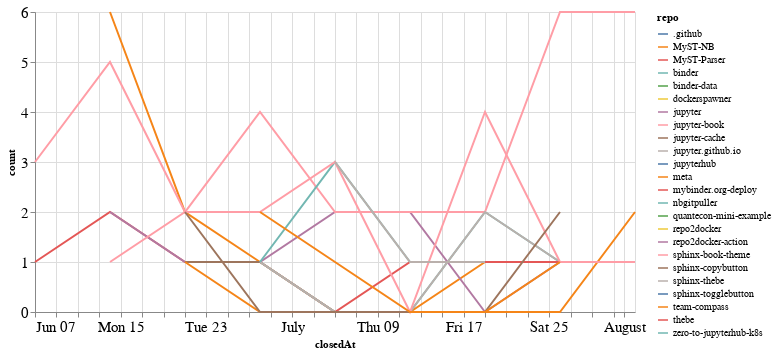

The notebook cell saved with this chart:
### Code cell
closed_by_time = closed_by.groupby('repo').resample('W', on='closedAt').count()['author'].reset_index()
closed_by_time = closed_by_time.rename(columns={'author': 'count'})

alt.Chart(closed_by_time, width=600).mark_line().encode(
    x='closedAt',
    y='count',
    color='repo',
    tooltip="repo"
)

### Figure 1 — Vega-Lite specification as saved in the notebook (floating-point values rounded to 4 significant figures)
{"config": {"axisLeft": {"labelFontSize": 15}, "axisBottom": {"labelFontSize": 15}}, "data": {"name": "data-9ec245bac4c55b40e5d126da391b94a8"}, "mark": "line", "encoding": {"color": {"type": "nominal", "field": "repo"}, "tooltip": {"type": "nominal", "field": "repo"}, "x": {"type": "temporal", "field": "closedAt"}, "y": {"type": "quantitative", "field": "count"}}, "width": 600, "$schema": "https://vega.github.io/schema/vega-lite/v4.8.1.json", "datasets": {"data-9ec245bac4c55b40e5d126da391b94a8": [{"repo": ".github", "closedAt": "2020-07-05T00:00:00", "count": 1}, {"repo": "MyST-NB", "closedAt": "2020-06-14T00:00:00", "count": 6}, {"repo": "MyST-NB", "closedAt": "2020-06-21T00:00:00", "count": 2}, {"repo": "MyST-NB", "closedAt": "2020-06-28T00:00:00", "count": 1}, {"repo": "MyST-NB", "closedAt": "2020-07-05T00:00:00", "count": 0}, {"repo": "MyST-NB", "closedAt": "2020-07-12T00:00:00", "count": 0}, {"repo": "MyST-NB", "closedAt": "2020-07-19T00:00:00", "count": 1}, {"repo": "MyST-Parser", "closedAt": "2020-06-07T00:00:00", "count": 1}, {"repo": "MyST-Parser", "closedAt": "2020-06-14T00:00:00", "count": 2}, {"repo": "MyST-Parser", "closedAt": "2020-06-21T00:00:00", "count": 1}, {"repo": "MyST-Parser", "closedAt": "2020-06-28T00:00:00", "count": 1}, {"repo": "MyST-Parser", "closedAt": "2020-07-05T00:00:00", "count": 0}, {"repo": "MyST-Parser", "closedAt": "2020-07-12T00:00:00", "count": 1}, {"repo": "MyST-Parser", "closedAt": "2020-07-19T00:00:00", "count": 1}, {"repo": "binder", "closedAt": "2020-06-28T00:00:00", "count": 1}, {"repo": "binder", "closedAt": "2020-07-05T00:00:00", "count": 0}, {"repo": "binder", "closedAt": "2020-07-12T00:00:00", "count": 0}, {"repo": "binder", "closedAt": "2020-07-19T00:00:00", "count": 2}, {"repo": "binder", "closedAt": "2020-07-26T00:00:00", "count": 1}, {"repo": "binder-data", "closedAt": "2020-06-21T00:00:00", "count": 1}, {"repo": "dockerspawner", "closedAt": "2020-06-28T00:00:00", "count": 2}, {"repo": "jupyter", "closedAt": "2020-06-14T00:00:00", "count": 2}, {"repo": "jupyter", "closedAt": "2020-06-21T00:00:00", "count": 1}, {"repo": "jupyter", "closedAt": "2020-06-28T00:00:00", "count": 1}, {"repo": "jupyter", "closedAt": "2020-07-05T00:00:00", "count": 2}, {"repo": "jupyter", "closedAt": "2020-07-12T00:00:00", "count": 2}, {"repo": "jupyter", "closedAt": "2020-07-19T00:00:00", "count": 0}, {"repo": "jupyter", "closedAt": "2020-07-26T00:00:00", "count": 1}, {"repo": "jupyter-book", "closedAt": "2020-06-07T00:00:00", "count": 3}, {"repo": "jupyter-book", "closedAt": "2020-06-14T00:00:00", "count": 5}, {"repo": "jupyter-book", "closedAt": "2020-06-21T00:00:00", "count": 2}, {"repo": "jupyter-book", "closedAt": "2020-06-28T00:00:00", "count": 4}, {"repo": "jupyter-book", "closedAt": "2020-07-05T00:00:00", "count": 2}, {"repo": "jupyter-book", "closedAt": "2020-07-12T00:00:00", "count": 2}, {"repo": "jupyter-book", "closedAt": "2020-07-19T00:00:00", "count": 2}, {"repo": "jupyter-book", "closedAt": "2020-07-26T00:00:00", "count": 6}, {"repo": "jupyter-book", "closedAt": "2020-08-02T00:00:00", "count": 6}, {"repo": "jupyter-cache", "closedAt": "2020-06-21T00:00:00", "count": 1}, {"repo": "jupyter-cache", "closedAt": "2020-06-28T00:00:00", "count": 1}, {"repo": "jupyter.github.io", "closedAt": "2020-06-28T00:00:00", "count": 1}, {"repo": "jupyter.github.io", "closedAt": "2020-07-05T00:00:00", "count": 0}, {"repo": "jupyter.github.io", "closedAt": "2020-07-12T00:00:00", "count": 0}, {"repo": "jupyter.github.io", "closedAt": "2020-07-19T00:00:00", "count": 2}, {"repo": "jupyter.github.io", "closedAt": "2020-07-26T00:00:00", "count": 1}, {"repo": "jupyterhub", "closedAt": "2020-07-12T00:00:00", "count": 1}, {"repo": "meta", "closedAt": "2020-06-21T00:00:00", "count": 1}, {"repo": "meta", "closedAt": "2020-06-28T00:00:00", "count": 0}, {"repo": "meta", "closedAt": "2020-07-05T00:00:00", "count": 0}, {"repo": "meta", "closedAt": "2020-07-12T00:00:00", "count": 0}, {"repo": "meta", "closedAt": "2020-07-19T00:00:00", "count": 0}, {"repo": "meta", "closedAt": "2020-07-26T00:00:00", "count": 0}, {"repo": "meta", "closedAt": "2020-08-02T00:00:00", "count": 2}, {"repo": "mybinder.org-deploy", "closedAt": "2020-07-19T00:00:00", "count": 1}, {"repo": "mybinder.org-deploy", "closedAt": "2020-07-26T00:00:00", "count": 1}, {"repo": "nbgitpuller", "closedAt": "2020-06-28T00:00:00", "count": 1}, {"repo": "nbgitpuller", "closedAt": "2020-07-05T00:00:00", "count": 3}, {"repo": "nbgitpuller", "closedAt": "2020-07-12T00:00:00", "count": 1}, {"repo": "quantecon-mini-example", "closedAt": "2020-06-21T00:00:00", "count": 1}, {"repo": "repo2docker", "closedAt": "2020-06-14T00:00:00", "count": 1}, {"repo": "repo2docker-action", "closedAt": "2020-07-26T00:00:00", "count": 1}, {"repo": "sphinx-book-theme", "closedAt": "2020-06-14T00:00:00", "count": 1}, {"repo": "sphinx-book-theme", "closedAt": "2020-06-21T00:00:00", "count": 2}, {"repo": "sphinx-book-theme", "closedAt": "2020-06-28T00:00:00", "count": 2}, {"repo": "sphinx-book-theme", "closedAt": "2020-07-05T00:00:00", "count": 3}, {"repo": "sphinx-book-theme", "closedAt": "2020-07-12T00:00:00", "count": 0}, {"repo": "sphinx-book-theme", "closedAt": "2020-07-19T00:00:00", "count": 4}, {"repo": "sphinx-book-theme", "closedAt": "2020-07-26T00:00:00", "count": 1}, {"repo": "sphinx-book-theme", "closedAt": "2020-08-02T00:00:00", "count": 1}, {"repo": "sphinx-copybutton", "closedAt": "2020-06-21T00:00:00", "count": 2}, {"repo": "sphinx-copybutton", "closedAt": "2020-06-28T00:00:00", "count": 0}, {"repo": "sphinx-copybutton", "closedAt": "2020-07-05T00:00:00", "count": 0}, {"repo": "sphinx-copybutton", "closedAt": "2020-07-12T00:00:00", "count": 0}, {"repo": "sphinx-copybutton", "closedAt": "2020-07-19T00:00:00", "count": 0}, {"repo": "sphinx-copybutton", "closedAt": "2020-07-26T00:00:00", "count": 2}, {"repo": "sphinx-thebe", "closedAt": "2020-07-05T00:00:00", "count": 3}, {"repo": "sphinx-thebe", "closedAt": "2020-07-12T00:00:00", "count": 1}, {"repo": "sphinx-thebe", "closedAt": "2020-07-19T00:00:00", "count": 1}, {"repo": "sphinx-togglebutton", "closedAt": "2020-06-14T00:00:00", "count": 1}, {"repo": "team-compass", "closedAt": "2020-06-28T00:00:00", "count": 2}, {"repo": "team-compass", "closedAt": "2020-07-05T00:00:00", "count": 1}, {"repo": "team-compass", "closedAt": "2020-07-12T00:00:00", "count": 0}, {"repo": "team-compass", "closedAt": "2020-07-19T00:00:00", "count": 0}, {"repo": "team-compass", "closedAt": "2020-07-26T00:00:00", "count": 1}, {"repo": "thebe", "closedAt": "2020-07-12T00:00:00", "count": 1}, {"repo": "zero-to-jupyterhub-k8s", "closedAt": "2020-07-05T00:00:00", "count": 1}]}}
